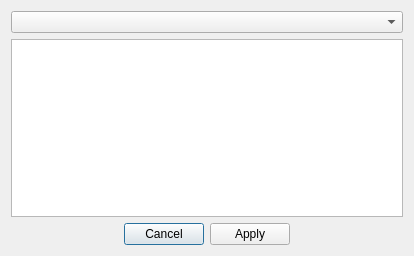
<?xml version="1.0" encoding="UTF-8"?>
<ui version="4.0">
 <class>Dialog</class>
 <widget class="QDialog" name="Dialog">
  <property name="geometry">
   <rect>
    <x>0</x>
    <y>0</y>
    <width>414</width>
    <height>256</height>
   </rect>
  </property>
  <property name="windowTitle">
   <string>Dialog</string>
  </property>
  <layout class="QGridLayout" name="gridLayout_2">
   <item row="1" column="0">
    <widget class="QTableWidget" name="PropertiesTable"/>
   </item>
   <item row="0" column="0">
    <widget class="QComboBox" name="MatSelectBox"/>
   </item>
   <item row="2" column="0">
    <widget class="QDialogButtonBox" name="LoadBox">
     <property name="orientation">
      <enum>Qt::Orientation::Horizontal</enum>
     </property>
     <property name="standardButtons">
      <set>QDialogButtonBox::StandardButton::Apply|QDialogButtonBox::StandardButton::Cancel</set>
     </property>
     <property name="centerButtons">
      <bool>true</bool>
     </property>
    </widget>
   </item>
  </layout>
 </widget>
 <resources/>
 <connections/>
</ui>
